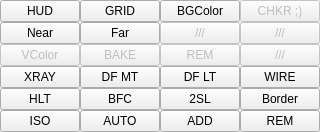
    <widget class="QWidget" name="wg_displayMenu" native="true">
     <layout class="QGridLayout" name="gridLayout_4">
      <property name="margin">
       <number>0</number>
      </property>
      <property name="spacing">
       <number>0</number>
      </property>
      <item row="5" column="2">
       <widget class="QPushButton" name="bt_defaultMat">
        <property name="toolTip">
         <string>Use Default Material</string>
        </property>
        <property name="text">
         <string>DF MT</string>
        </property>
        <property name="checkable">
         <bool>true</bool>
        </property>
       </widget>
      </item>
      <item row="5" column="1">
       <widget class="QPushButton" name="bt_xrayMat">
        <property name="toolTip">
         <string>X Ray View</string>
        </property>
        <property name="text">
         <string>XRAY</string>
        </property>
        <property name="checkable">
         <bool>true</bool>
        </property>
       </widget>
      </item>
      <item row="2" column="6">
       <widget class="QPushButton" name="bt_7">
        <property name="enabled">
         <bool>false</bool>
        </property>
        <property name="toolTip">
         <string>Marquee / Drag Selection Style</string>
        </property>
        <property name="text">
         <string>///</string>
        </property>
       </widget>
      </item>
      <item row="1" column="5">
       <widget class="QPushButton" name="bt_2">
        <property name="enabled">
         <bool>false</bool>
        </property>
        <property name="toolTip">
         <string>Marquee / Drag Selection Style</string>
        </property>
        <property name="text">
         <string>///</string>
        </property>
       </widget>
      </item>
      <item row="1" column="2">
       <widget class="QPushButton" name="bt_farClip">
        <property name="minimumSize">
         <size>
          <width>0</width>
          <height>0</height>
         </size>
        </property>
        <property name="toolTip">
         <string>Multi</string>
        </property>
        <property name="styleSheet">
         <string notr="true"/>
        </property>
        <property name="text">
         <string>Far</string>
        </property>
       </widget>
      </item>
      <item row="2" column="1">
       <widget class="QPushButton" name="bt_displayVC">
        <property name="enabled">
         <bool>false</bool>
        </property>
        <property name="toolTip">
         <string>Display Vertex Color</string>
        </property>
        <property name="text">
         <string>VColor</string>
        </property>
        <property name="checkable">
         <bool>true</bool>
        </property>
       </widget>
      </item>
      <item row="1" column="6">
       <widget class="QPushButton" name="bt_6">
        <property name="enabled">
         <bool>false</bool>
        </property>
        <property name="toolTip">
         <string>Marquee / Drag Selection Style</string>
        </property>
        <property name="text">
         <string>///</string>
        </property>
       </widget>
      </item>
      <item row="0" column="1">
       <widget class="QPushButton" name="bt_hudInfos">
        <property name="minimumSize">
         <size>
          <width>50</width>
          <height>0</height>
         </size>
        </property>
        <property name="toolTip">
         <string>Heads Up Display</string>
        </property>
        <property name="styleSheet">
         <string notr="true"/>
        </property>
        <property name="text">
         <string>HUD</string>
        </property>
        <property name="checkable">
         <bool>true</bool>
        </property>
       </widget>
      </item>
      <item row="0" column="6">
       <widget class="QPushButton" name="bt_setChecker">
        <property name="enabled">
         <bool>false</bool>
        </property>
        <property name="toolTip">
         <string>Apply Checker</string>
        </property>
        <property name="text">
         <string>CHKR ;)</string>
        </property>
        <property name="autoExclusive">
         <bool>false</bool>
        </property>
       </widget>
      </item>
      <item row="1" column="1">
       <widget class="QPushButton" name="bt_nearClip">
        <property name="minimumSize">
         <size>
          <width>0</width>
          <height>0</height>
         </size>
        </property>
        <property name="toolTip">
         <string>Multi</string>
        </property>
        <property name="styleSheet">
         <string notr="true"/>
        </property>
        <property name="text">
         <string>Near</string>
        </property>
       </widget>
      </item>
      <item row="0" column="2">
       <widget class="QPushButton" name="bt_toggleGrid">
        <property name="toolTip">
         <string>Toggle The Grid</string>
        </property>
        <property name="styleSheet">
         <string notr="true"/>
        </property>
        <property name="text">
         <string>GRID</string>
        </property>
        <property name="checkable">
         <bool>true</bool>
        </property>
        <property name="autoExclusive">
         <bool>false</bool>
        </property>
       </widget>
      </item>
      <item row="6" column="1">
       <widget class="QPushButton" name="bt_selHighlight">
        <property name="toolTip">
         <string>Selection HighLight</string>
        </property>
        <property name="text">
         <string>HLT</string>
        </property>
        <property name="checkable">
         <bool>true</bool>
        </property>
       </widget>
      </item>
      <item row="2" column="2">
       <widget class="QPushButton" name="bt_bakeVC">
        <property name="enabled">
         <bool>false</bool>
        </property>
        <property name="toolTip">
         <string>Bake Vertex Color</string>
        </property>
        <property name="text">
         <string>BAKE</string>
        </property>
        <property name="checkable">
         <bool>false</bool>
        </property>
       </widget>
      </item>
      <item row="2" column="5">
       <widget class="QPushButton" name="bt_removeVC">
        <property name="enabled">
         <bool>false</bool>
        </property>
        <property name="toolTip">
         <string>Remove Vertex Color</string>
        </property>
        <property name="text">
         <string>REM</string>
        </property>
       </widget>
      </item>
      <item row="6" column="5">
       <widget class="QPushButton" name="bt_twoSideLight">
        <property name="toolTip">
         <string>Two Side Lighting</string>
        </property>
        <property name="text">
         <string>2SL</string>
        </property>
        <property name="checkable">
         <bool>true</bool>
        </property>
       </widget>
      </item>
      <item row="7" column="1">
       <widget class="QPushButton" name="bt_isolateSel">
        <property name="toolTip">
         <string>Isolate Selection</string>
        </property>
        <property name="text">
         <string>ISO</string>
        </property>
        <property name="checkable">
         <bool>true</bool>
        </property>
       </widget>
      </item>
      <item row="7" column="2">
       <widget class="QPushButton" name="bt_autoAddIsolate">
        <property name="toolTip">
         <string>Auto Add New Object</string>
        </property>
        <property name="text">
         <string>AUTO</string>
        </property>
        <property name="checkable">
         <bool>true</bool>
        </property>
       </widget>
      </item>
      <item row="7" column="5">
       <widget class="QPushButton" name="bt_addToIsolate">
        <property name="toolTip">
         <string>Add To Isolate</string>
        </property>
        <property name="text">
         <string>ADD</string>
        </property>
        <property name="checkable">
         <bool>false</bool>
        </property>
       </widget>
      </item>
      <item row="7" column="6">
       <widget class="QPushButton" name="bt_removeToIsolate">
        <property name="toolTip">
         <string>Remove To Isolate</string>
        </property>
        <property name="text">
         <string>REM</string>
        </property>
       </widget>
      </item>
      <item row="6" column="2">
       <widget class="QPushButton" name="bt_backFaceCulling">
        <property name="toolTip">
         <string>BackFaceCulling</string>
        </property>
        <property name="text">
         <string>BFC</string>
        </property>
        <property name="checkable">
         <bool>true</bool>
        </property>
       </widget>
      </item>
      <item row="0" column="5">
       <widget class="QPushButton" name="bt_backgroundColor">
        <property name="enabled">
         <bool>true</bool>
        </property>
        <property name="toolTip">
         <string>Marquee / Drag Selection Style</string>
        </property>
        <property name="text">
         <string>BGColor</string>
        </property>
       </widget>
      </item>
      <item row="5" column="6">
       <widget class="QPushButton" name="bt_wireframe">
        <property name="toolTip">
         <string>Wireframe On Shaded</string>
        </property>
        <property name="text">
         <string>WIRE</string>
        </property>
        <property name="checkable">
         <bool>true</bool>
        </property>
       </widget>
      </item>
      <item row="5" column="5">
       <widget class="QPushButton" name="bt_defaultLight">
        <property name="toolTip">
         <string>Toggle No / Default Light</string>
        </property>
        <property name="text">
         <string>DF LT</string>
        </property>
       </widget>
      </item>
      <item row="6" column="6">
       <widget class="QPushButton" name="bt_toggleBorderEdge">
        <property name="toolTip">
         <string>Toggle Border Edges</string>
        </property>
        <property name="text">
         <string>Border</string>
        </property>
        <property name="checkable">
         <bool>true</bool>
        </property>
       </widget>
      </item>
     </layout>
    </widget>
